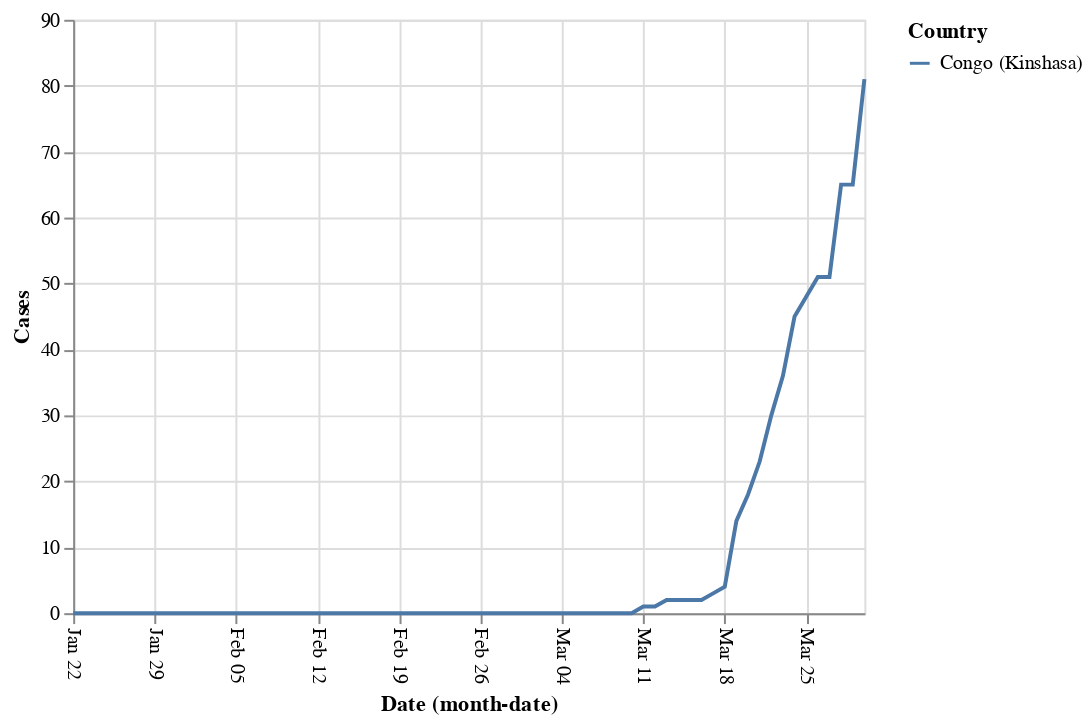

Here is the notebook cell this chart was saved with:
### Code cell
alt.Chart(covid19[covid19.Country.isin(['Congo (Kinshasa)'])]
         ).mark_line().encode(x=alt.X('monthdate(Date)', 
                                                  axis=alt.Axis(labelAngle=90)), 
                                         y='Cases', color='Country')

### Figure 1 — Vega-Lite specification as saved in the notebook (floating-point values rounded to 4 significant figures)
{"config": {"view": {"continuousWidth": 400, "continuousHeight": 300}}, "data": {"name": "data-428605f861d4b66d07564c3b5bf97311"}, "mark": "line", "encoding": {"color": {"type": "nominal", "field": "Country"}, "x": {"type": "temporal", "axis": {"labelAngle": 90}, "field": "Date", "timeUnit": "monthdate"}, "y": {"type": "quantitative", "field": "Cases"}}, "$schema": "https://vega.github.io/schema/vega-lite/v4.0.2.json", "datasets": {"data-428605f861d4b66d07564c3b5bf97311": [{"Country": "Congo (Kinshasa)", "Cases": 0, "Date": "2020-01-22T00:00:00"}, {"Country": "Congo (Kinshasa)", "Cases": 0, "Date": "2020-01-23T00:00:00"}, {"Country": "Congo (Kinshasa)", "Cases": 0, "Date": "2020-01-24T00:00:00"}, {"Country": "Congo (Kinshasa)", "Cases": 0, "Date": "2020-01-25T00:00:00"}, {"Country": "Congo (Kinshasa)", "Cases": 0, "Date": "2020-01-26T00:00:00"}, {"Country": "Congo (Kinshasa)", "Cases": 0, "Date": "2020-01-27T00:00:00"}, {"Country": "Congo (Kinshasa)", "Cases": 0, "Date": "2020-01-28T00:00:00"}, {"Country": "Congo (Kinshasa)", "Cases": 0, "Date": "2020-01-29T00:00:00"}, {"Country": "Congo (Kinshasa)", "Cases": 0, "Date": "2020-01-30T00:00:00"}, {"Country": "Congo (Kinshasa)", "Cases": 0, "Date": "2020-01-31T00:00:00"}, {"Country": "Congo (Kinshasa)", "Cases": 0, "Date": "2020-02-01T00:00:00"}, {"Country": "Congo (Kinshasa)", "Cases": 0, "Date": "2020-02-02T00:00:00"}, {"Country": "Congo (Kinshasa)", "Cases": 0, "Date": "2020-02-03T00:00:00"}, {"Country": "Congo (Kinshasa)", "Cases": 0, "Date": "2020-02-04T00:00:00"}, {"Country": "Congo (Kinshasa)", "Cases": 0, "Date": "2020-02-05T00:00:00"}, {"Country": "Congo (Kinshasa)", "Cases": 0, "Date": "2020-02-06T00:00:00"}, {"Country": "Congo (Kinshasa)", "Cases": 0, "Date": "2020-02-07T00:00:00"}, {"Country": "Congo (Kinshasa)", "Cases": 0, "Date": "2020-02-08T00:00:00"}, {"Country": "Congo (Kinshasa)", "Cases": 0, "Date": "2020-02-09T00:00:00"}, {"Country": "Congo (Kinshasa)", "Cases": 0, "Date": "2020-02-10T00:00:00"}, {"Country": "Congo (Kinshasa)", "Cases": 0, "Date": "2020-02-11T00:00:00"}, {"Country": "Congo (Kinshasa)", "Cases": 0, "Date": "2020-02-12T00:00:00"}, {"Country": "Congo (Kinshasa)", "Cases": 0, "Date": "2020-02-13T00:00:00"}, {"Country": "Congo (Kinshasa)", "Cases": 0, "Date": "2020-02-14T00:00:00"}, {"Country": "Congo (Kinshasa)", "Cases": 0, "Date": "2020-02-15T00:00:00"}, {"Country": "Congo (Kinshasa)", "Cases": 0, "Date": "2020-02-16T00:00:00"}, {"Country": "Congo (Kinshasa)", "Cases": 0, "Date": "2020-02-17T00:00:00"}, {"Country": "Congo (Kinshasa)", "Cases": 0, "Date": "2020-02-18T00:00:00"}, {"Country": "Congo (Kinshasa)", "Cases": 0, "Date": "2020-02-19T00:00:00"}, {"Country": "Congo (Kinshasa)", "Cases": 0, "Date": "2020-02-20T00:00:00"}, {"Country": "Congo (Kinshasa)", "Cases": 0, "Date": "2020-02-21T00:00:00"}, {"Country": "Congo (Kinshasa)", "Cases": 0, "Date": "2020-02-22T00:00:00"}, {"Country": "Congo (Kinshasa)", "Cases": 0, "Date": "2020-02-23T00:00:00"}, {"Country": "Congo (Kinshasa)", "Cases": 0, "Date": "2020-02-24T00:00:00"}, {"Country": "Congo (Kinshasa)", "Cases": 0, "Date": "2020-02-25T00:00:00"}, {"Country": "Congo (Kinshasa)", "Cases": 0, "Date": "2020-02-26T00:00:00"}, {"Country": "Congo (Kinshasa)", "Cases": 0, "Date": "2020-02-27T00:00:00"}, {"Country": "Congo (Kinshasa)", "Cases": 0, "Date": "2020-02-28T00:00:00"}, {"Country": "Congo (Kinshasa)", "Cases": 0, "Date": "2020-02-29T00:00:00"}, {"Country": "Congo (Kinshasa)", "Cases": 0, "Date": "2020-03-01T00:00:00"}, {"Country": "Congo (Kinshasa)", "Cases": 0, "Date": "2020-03-02T00:00:00"}, {"Country": "Congo (Kinshasa)", "Cases": 0, "Date": "2020-03-03T00:00:00"}, {"Country": "Congo (Kinshasa)", "Cases": 0, "Date": "2020-03-04T00:00:00"}, {"Country": "Congo (Kinshasa)", "Cases": 0, "Date": "2020-03-05T00:00:00"}, {"Country": "Congo (Kinshasa)", "Cases": 0, "Date": "2020-03-06T00:00:00"}, {"Country": "Congo (Kinshasa)", "Cases": 0, "Date": "2020-03-07T00:00:00"}, {"Country": "Congo (Kinshasa)", "Cases": 0, "Date": "2020-03-08T00:00:00"}, {"Country": "Congo (Kinshasa)", "Cases": 0, "Date": "2020-03-09T00:00:00"}, {"Country": "Congo (Kinshasa)", "Cases": 0, "Date": "2020-03-10T00:00:00"}, {"Country": "Congo (Kinshasa)", "Cases": 1, "Date": "2020-03-11T00:00:00"}, {"Country": "Congo (Kinshasa)", "Cases": 1, "Date": "2020-03-12T00:00:00"}, {"Country": "Congo (Kinshasa)", "Cases": 2, "Date": "2020-03-13T00:00:00"}, {"Country": "Congo (Kinshasa)", "Cases": 2, "Date": "2020-03-14T00:00:00"}, {"Country": "Congo (Kinshasa)", "Cases": 2, "Date": "2020-03-15T00:00:00"}, {"Country": "Congo (Kinshasa)", "Cases": 2, "Date": "2020-03-16T00:00:00"}, {"Country": "Congo (Kinshasa)", "Cases": 3, "Date": "2020-03-17T00:00:00"}, {"Country": "Congo (Kinshasa)", "Cases": 4, "Date": "2020-03-18T00:00:00"}, {"Country": "Congo (Kinshasa)", "Cases": 14, "Date": "2020-03-19T00:00:00"}, {"Country": "Congo (Kinshasa)", "Cases": 18, "Date": "2020-03-20T00:00:00"}, {"Country": "Congo (Kinshasa)", "Cases": 23, "Date": "2020-03-21T00:00:00"}, {"Country": "Congo (Kinshasa)", "Cases": 30, "Date": "2020-03-22T00:00:00"}, {"Country": "Congo (Kinshasa)", "Cases": 36, "Date": "2020-03-23T00:00:00"}, {"Country": "Congo (Kinshasa)", "Cases": 45, "Date": "2020-03-24T00:00:00"}, {"Country": "Congo (Kinshasa)", "Cases": 48, "Date": "2020-03-25T00:00:00"}, {"Country": "Congo (Kinshasa)", "Cases": 51, "Date": "2020-03-26T00:00:00"}, {"Country": "Congo (Kinshasa)", "Cases": 51, "Date": "2020-03-27T00:00:00"}, {"Country": "Congo (Kinshasa)", "Cases": 65, "Date": "2020-03-28T00:00:00"}, {"Country": "Congo (Kinshasa)", "Cases": 65, "Date": "2020-03-29T00:00:00"}, {"Country": "Congo (Kinshasa)", "Cases": 81, "Date": "2020-03-30T00:00:00"}]}}
